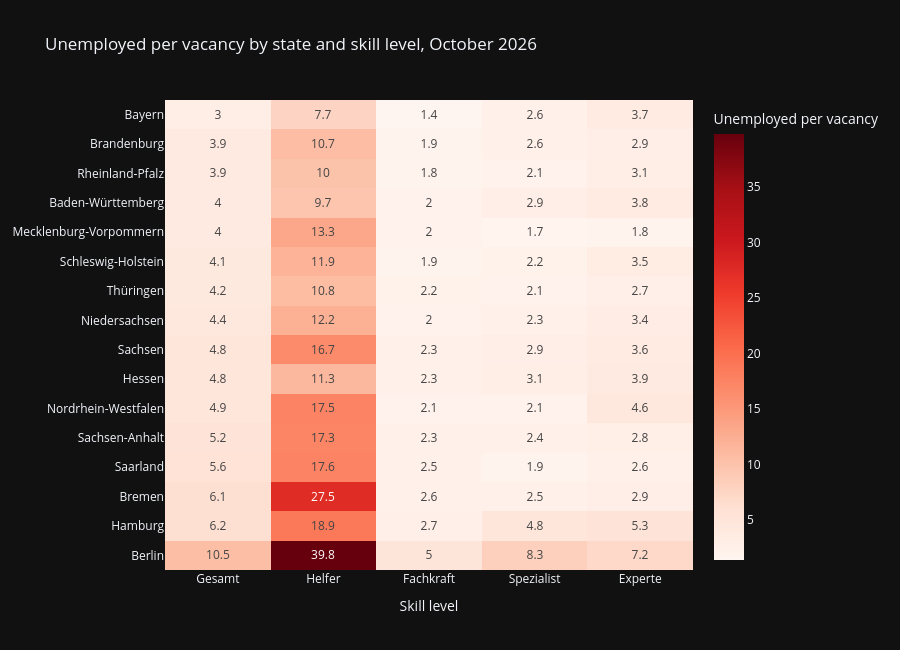

Notebook code cell kept with this figure:
### Code cell
fig = px.imshow(table, text_auto=True, aspect="auto", color_continuous_scale="Reds", height=650,
                title="Unemployed per vacancy by state and skill level, October 2026",
                labels={"x": "Skill level", "y": "", "color": "Unemployed per vacancy"})
fig.show()
fig.write_html("../output/charts/05_regions_heatmap.html")

### Figure 1 — Plotly figure (JSON) as saved in the notebook; plotly's stock layout.template omitted (floating-point values rounded to 4 significant figures)
{"data": [{"coloraxis": "coloraxis", "name": "0", "texttemplate": "%{z}", "x": ["Gesamt", "Helfer", "Fachkraft", "Spezialist", "Experte"], "y": ["Bayern", "Brandenburg", "Rheinland-Pfalz", "Baden-Württemberg", "Mecklenburg-Vorpommern", "Schleswig-Holstein", "Thüringen", "Niedersachsen", "Sachsen", "Hessen", "Nordrhein-Westfalen", "Sachsen-Anhalt", "Saarland", "Bremen", "Hamburg", "Berlin"], "z": [[3.0, 7.7, 1.4, 2.6, 3.7], [3.9, 10.7, 1.9, 2.6, 2.9], [3.9, 10.0, 1.8, 2.1, 3.1], [4.0, 9.7, 2.0, 2.9, 3.8], [4.0, 13.3, 2.0, 1.7, 1.8], [4.1, 11.9, 1.9, 2.2, 3.5], [4.2, 10.8, 2.2, 2.1, 2.7], [4.4, 12.2, 2.0, 2.3, 3.4], [4.8, 16.7, 2.3, 2.9, 3.6], [4.8, 11.3, 2.3, 3.1, 3.9], [4.9, 17.5, 2.1, 2.1, 4.6], [5.2, 17.3, 2.3, 2.4, 2.8], [5.6, 17.6, 2.5, 1.9, 2.6], [6.1, 27.5, 2.6, 2.5, 2.9], [6.2, 18.9, 2.7, 4.8, 5.3], [10.5, 39.8, 5.0, 8.3, 7.2]], "type": "heatmap", "xaxis": "x", "yaxis": "y", "hovertemplate": "Skill level: %{x}<br>y: %{y}<br>Unemployed per vacancy: %{z}<extra></extra>"}], "layout": {"xaxis": {"anchor": "y", "domain": [0.0, 1.0], "title": {"text": "Skill level"}}, "yaxis": {"anchor": "x", "domain": [0.0, 1.0], "autorange": "reversed"}, "coloraxis": {"colorbar": {"title": {"text": "Unemployed per vacancy"}}, "colorscale": [[0.0, "rgb(255,245,240)"], [0.125, "rgb(254,224,210)"], [0.25, "rgb(252,187,161)"], [0.375, "rgb(252,146,114)"], [0.5, "rgb(251,106,74)"], [0.625, "rgb(239,59,44)"], [0.75, "rgb(203,24,29)"], [0.875, "rgb(165,15,21)"], [1.0, "rgb(103,0,13)"]], "autocolorscale": false}, "title": {"text": "Unemployed per vacancy by state and skill level, October 2026"}, "height": 650}}
